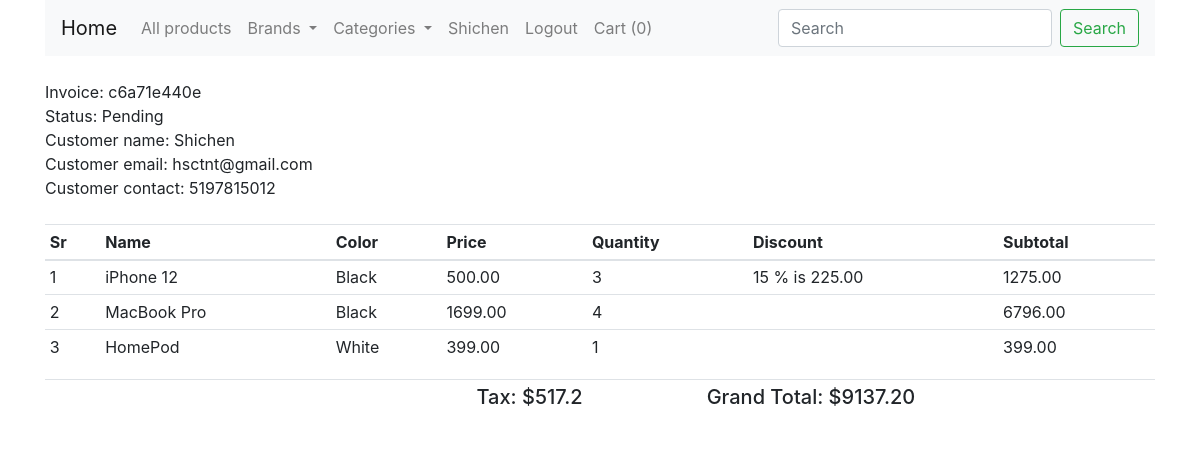
/orders/c6a71e440e (signed in), run on the app's committed database.
### shop/customers/model.py (models this page shows, shortened)
class Customer(db.Model, UserMixin):
    id = db.Column(db.Integer, primary_key=True)
    name = db.Column(db.String(50), unique=False)
    username = db.Column(db.String(50), unique=True)
    email = db.Column(db.String(50), unique=True)
    password = db.Column(db.String(50), unique=False)
    country = db.Column(db.String(50), unique=False)
    state = db.Column(db.String(50), unique=False)
    city = db.Column(db.String(50), unique=False)
    contact = db.Column(db.String(50), unique=False)
    address = db.Column(db.String(50), unique=False)
    zipcode = db.Column(db.String(50), unique=False)
    profile = db.Column(db.String(200), unique=False, default='profile.jpg')
    date_created = db.Column(
        db.DateTime, nullable=False, default=datetime.utcnow)

class CustomerOrder(db.Model):
    id = db.Column(db.Integer, primary_key=True)
    invoice = db.Column(db.String(20), unique=True, nullable=False)
    status = db.Column(db.String(20), default='Pending', nullable=False)
    customer_id = db.Column(db.Integer, unique=False, nullable=False)
    date_create = db.Column(
        db.DateTime, default=datetime.utcnow, nullable=False)
    purchased_items = db.Column(JsonEncodedDict)

### shop/customers/routes.py (the view)
@app.route('/orders/<invoice>')
@login_required
def order_status(invoice):
    if current_user.is_authenticated:
        grandTotal = 0
        subTotal = 0
        customer_id = current_user.id
        customer = Customer.query.filter_by(id=customer_id).first()
        order = CustomerOrder.query.filter_by(
            invoice=invoice).first()
        for _key, product in order.purchased_items.items():
            discount = (product['discount']/100) * float(product['price'])
            subTotal += float(product['price']) * int(product['quantity'])
            subTotal -= discount
        tax = float("%.2f" % (0.06 * float(subTotal)))
        grandTotal = str("%.2f" % float(subTotal + tax))
        return render_template(
            'customer/order.html',
            invoice=invoice,
            tax=tax,
            subTotal=subTotal,
            grandTotal=grandTotal,
            customer=customer,
            order=order
        )
    else:
        return redirect(url_for('customer_login'))

### shop/customers/model.py (called while the page is built)
@login_manager.user_loader
def user_loader(user_id):
    return Customer.query.get(user_id)

    def process_result_value(self, value, dialect):
        if value is None:
            return {}
        else:
            return json.loads(value)

### shop/templates/customer/order.html (shortened to what this page needs)
{% extends "layout.html" %}
{% block content %}
{% include 'navbar.html' %}
<div class="container mt-4">
    <div class="row">
        <div class="col-md-12">
            Invoice: {{order.invoice}}
            <br>
            Status: {{order.status}}
            <br>
            Customer name: {{customer.name}}
            <br>
            Customer email: {{customer.email}}
            <br>
            Customer contact: {{customer.contact}}
            <br>
            <br>
            <table class="table table-sm">
                <thead>
                    <th>Sr</th>
                    <th>Name</th>
                    <th>Color</th>
                    <th>Price</th>
                    <th>Quantity</th>
                    <th>Discount</th>
                    <th>Subtotal</th>
                </thead>
                <tbody>
                    {% for key, product in order.purchased_items.items() %}
                    {% set discount = "%0.2f" | format((product.discount/100) * product.price|float *
                    product.quantity|int) %}
                    <tr>
                        <td>{{loop.index}}</td>
                        <td>{{product.name}}</td>
                        <form action="{{url_for('update_cart', code=key)}}" method="post">
                            <td>{{product.color|capitalize}}</td>
                            <td>{{product.price}}</td>
                            <td>
                                {{product.quantity}}
                            </td>
                            {% if product.discount > 0 %}
                            <td>{{product.discount}} % is {{discount}}</td>
                            {% else %}
                            <td></td>
                            {% endif %}
                            {% set subtotal = product.quantity|int * product.price|float %}
                            <td>{{"%0.2f"|format((subtotal|float)-discount|float)}}</td>
                        </form>
                    </tr>
                    {% endfor %}
                </tbody>
            </table>
            <table class="table table-sm">
                <tbody>
                    <tr>
                        <td></td>
                        <td>
                        </td>
                        <td width="35%"></td>
                        <td colspan="3">
                            <h5>Tax: ${{tax}}</h5>
                        </td>
                        <td colspan="3">
                            <h5>Grand Total: ${{grandTotal}}</h5>
                        </td>
                        <td>
                        </td>
                    </tr>
                </tbody>
            </table>
        </div>
    </div>
</div>
{% endblock content %}

### shop/templates/navbar.html (shortened to what this page needs)
<div class="container">
    <nav class="navbar navbar-expand-lg navbar-light bg-light">
        <a class="navbar-brand" href="/">Home</a>
        <div class="collapse navbar-collapse" id="navbarSupportedContent">
            <ul class="navbar-nav mr-auto">
                <li class="nav-item">
                    <a class="nav-link" href="/">All products</a>
                </li>
                <li class="nav-item dropdown">
                    <a class="nav-link dropdown-toggle" href="#" id="navbarDropdown" role="button"
                        data-toggle="dropdown" aria-haspopup="true" aria-expanded="false">
                        Brands
                    </a>
                </li>
                <li class="nav-item dropdown">
                    <a class="nav-link dropdown-toggle" href="#" id="navbarDropdown" role="button"
                        data-toggle="dropdown" aria-haspopup="true" aria-expanded="false">
                        Categories
                    </a>
                </li>
                {% if current_user.is_authenticated %}
                <li class="nav-item">
                    <a href="#" class="nav-link">
                        {{current_user.name}}
                    </a>
                </li>
                <li class="nav-item">
                    <a href="{{url_for('customer_logout')}}" class="nav-link">
                        Logout
                    </a>
                </li>
                {% endif %}
                <li class="nav-item">
                    <a class="nav-link" href="{{url_for('get_cart')}}">Cart
                        ({{session['Shoppingcart']|length}})</a>
                </li>
            </ul>
            <form class="form-inline my-2 my-lg-0">
                <input class="form-control mr-sm-2" type="search" placeholder="Search" aria-label="Search">
                <button class="btn btn-outline-success my-2 my-sm-0" type="submit">Search</button>
            </form>
        </div>
    </nav>
</div>

### data on the page
Customer: name "Shichen", email "hsctnt@gmail.com", contact "5197815012"
CustomerOrder: invoice "c6a71e440e", status "Pending"

### other printed values
{{ session['Shoppingcart']|length }} "0"
{{ product.name }} "iPhone 12" "MacBook Pro" "HomePod"
{{ product.color|capitalize }} "Black" "Black" "White"
{{ product.price }} "500.00" "1699.00" "399.00"
{{ product.quantity }} "3" "4" "1"
{{ product.discount }} "15"
{{ discount }} "225.00"
{{ "%0.2f"|format((subtotal|float)-discount|float) }} "1275.00" "6796.00" "399.00"
{{ tax }} "517.2"
{{ grandTotal }} "9137.20"
